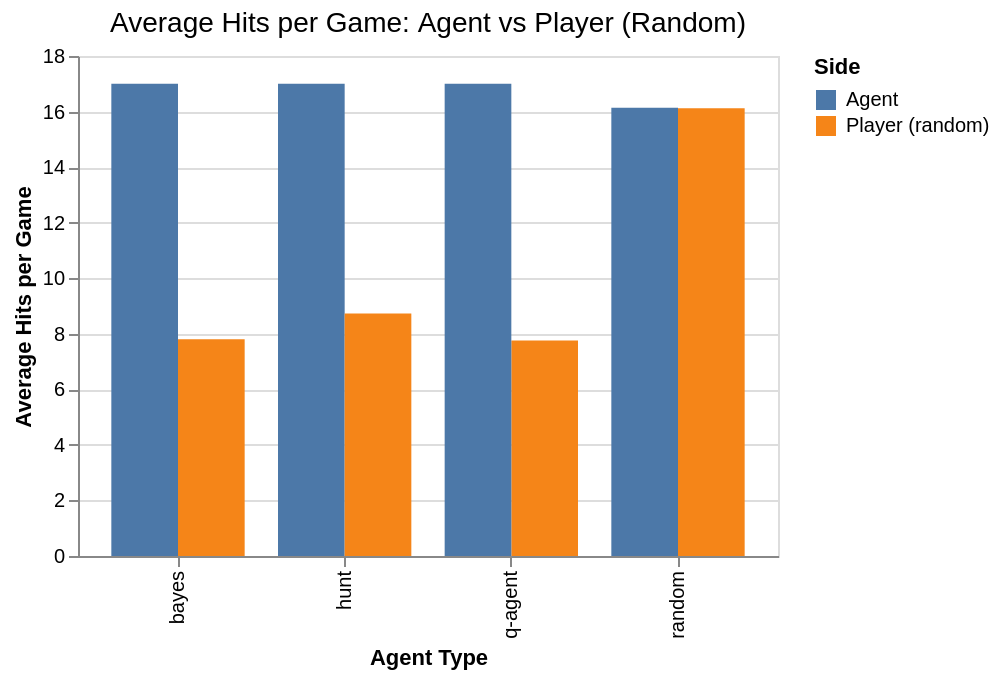

The cell this chart's notebook holds for it:
### Code cell
c = make_grouped_bar_chart(df, "Average Hits per Game: Agent vs Player (Random)")
c.save(IMG_DIR / "avg_hits_by_agent.png", ppi=300, scale_factor=2)
c.show()

### Figure 1 — Vega specification as saved in the notebook (floating-point values rounded to 4 significant figures)
{"$schema": "https://vega.github.io/schema/vega/v6.json", "data": [{"name": "source_0", "values": [{"agent_type": "random", "avg_hits": 16.14, "avg_hits_end": 16.14, "avg_hits_start": 0.0, "side": "Agent"}, {"agent_type": "q-agent", "avg_hits": 7.761, "avg_hits_end": 7.761, "avg_hits_start": 0.0, "side": "Player (random)"}, {"agent_type": "bayes", "avg_hits": 17.0, "avg_hits_end": 17.0, "avg_hits_start": 0.0, "side": "Agent"}, {"agent_type": "random", "avg_hits": 16.12, "avg_hits_end": 16.12, "avg_hits_start": 0.0, "side": "Player (random)"}, {"agent_type": "q-agent", "avg_hits": 17.0, "avg_hits_end": 17.0, "avg_hits_start": 0.0, "side": "Agent"}, {"agent_type": "bayes", "avg_hits": 7.807, "avg_hits_end": 7.807, "avg_hits_start": 0.0, "side": "Player (random)"}, {"agent_type": "hunt", "avg_hits": 17.0, "avg_hits_end": 17.0, "avg_hits_start": 0.0, "side": "Agent"}, {"agent_type": "hunt", "avg_hits": 8.734, "avg_hits_end": 8.734, "avg_hits_start": 0.0, "side": "Player (random)"}]}, {"name": "source_0_x_domain_agent_type", "values": [{"agent_type": "random"}, {"agent_type": "q-agent"}, {"agent_type": "bayes"}, {"agent_type": "hunt"}]}, {"name": "source_0_xOffset_domain_side", "values": [{"side": "Agent"}, {"side": "Player (random)"}]}, {"name": "source_0_color_domain_side", "values": [{"side": "Agent"}, {"side": "Player (random)"}]}], "marks": [{"type": "rect", "name": "marks", "from": {"data": "source_0"}, "encode": {"update": {"fill": {"field": "side", "scale": "color"}, "tooltip": {"signal": "{\"Agent\": isValid(datum[\"agent_type\"]) ? isArray(datum[\"agent_type\"]) ? join(datum[\"agent_type\"], '\\n') : datum[\"agent_type\"] : \"\"+datum[\"agent_type\"], \"Side\": isValid(datum[\"side\"]) ? isArray(datum[\"side\"]) ? join(datum[\"side\"], '\\n') : datum[\"side\"] : \"\"+datum[\"side\"], \"Avg Hits\": format(datum[\"avg_hits\"], \".1f\")}"}, "y": {"field": "avg_hits_end", "scale": "y"}, "x": {"field": "agent_type", "scale": "x", "offset": {"field": "side", "scale": "xOffset"}}, "width": {"signal": "max(0.25, bandwidth('xOffset'))"}, "y2": {"field": "avg_hits_start", "scale": "y"}}}, "style": ["bar"]}], "scales": [{"name": "x", "type": "band", "domain": {"data": "source_0_x_domain_agent_type", "field": "agent_type", "sort": true}, "range": [0, {"signal": "width"}], "paddingInner": 0.2, "paddingOuter": 0.2}, {"name": "y", "type": "linear", "domain": {"data": "source_0", "fields": ["avg_hits_start", "avg_hits_end"]}, "range": [{"signal": "height"}, 0], "nice": true, "zero": true}, {"name": "xOffset", "type": "band", "domain": {"data": "source_0_xOffset_domain_side", "field": "side", "sort": true}, "range": [0, {"signal": "bandwidth('x')"}]}, {"name": "color", "type": "ordinal", "domain": {"data": "source_0_color_domain_side", "field": "side", "sort": true}, "range": "category"}], "axes": [{"scale": "y", "ticks": false, "gridScale": "x", "zindex": 0, "labels": false, "tickCount": {"signal": "ceil(height/40)"}, "aria": false, "maxExtent": 0, "minExtent": 0, "domain": false, "grid": true, "orient": "left"}, {"scale": "x", "labelBaseline": "middle", "orient": "bottom", "title": "Agent Type", "grid": false, "labelAlign": "right", "labelAngle": 270, "zindex": 0}, {"scale": "y", "labelOverlap": true, "zindex": 0, "grid": false, "orient": "left", "tickCount": {"signal": "ceil(height/40)"}, "title": "Average Hits per Game"}], "title": {"text": "Average Hits per Game: Agent vs Player (Random)", "anchor": "middle", "frame": "group", "fontSize": 14, "fontWeight": "normal"}, "style": "cell", "legends": [{"title": "Side", "fill": "color", "symbolType": "square"}], "background": "white", "height": 250, "width": 350, "padding": 5}
